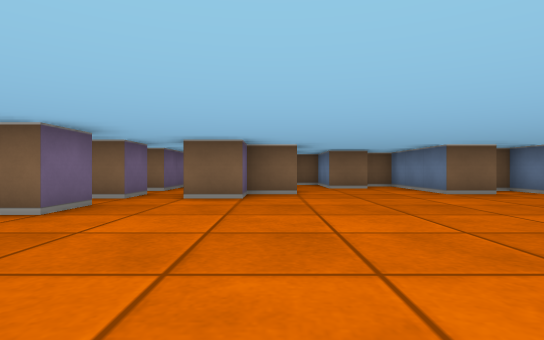
View 1 (above)

17 first-person views from a walk through a cub3D level. The camera is about half as high as the walls, looks level and sees 80° across. The floor is counted in squares. Each view is taken from the middle of a square. On the plan, view 1 faces up. The plan holds only what a view shows up to about 9 squares ahead; the rest is blank.

View 2
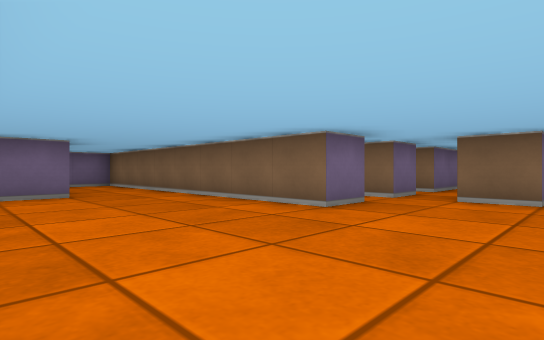

View 3
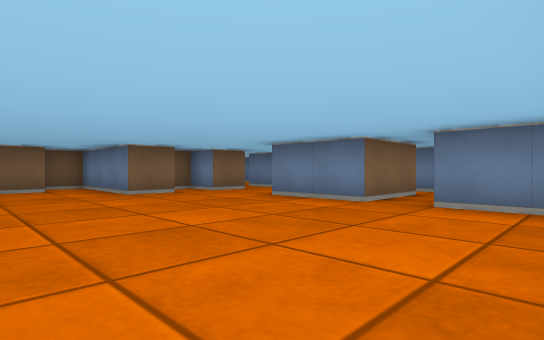

View 4
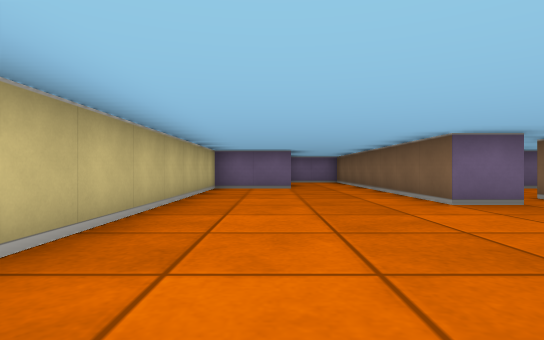

View 5
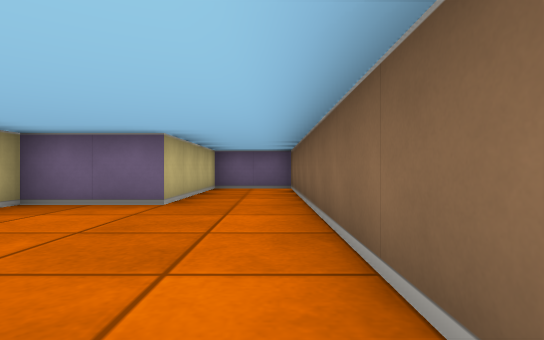

View 6
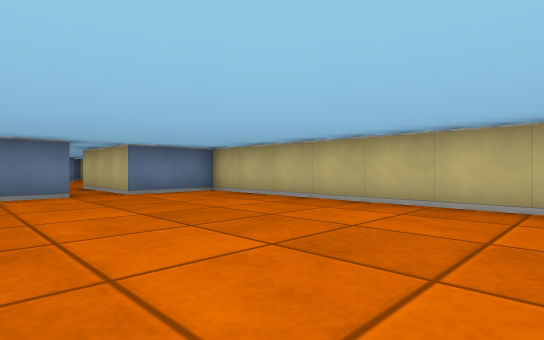

View 7
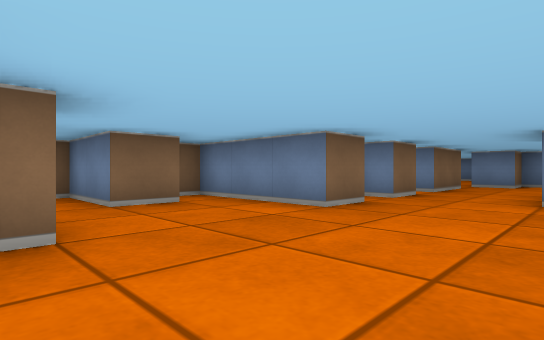

View 8
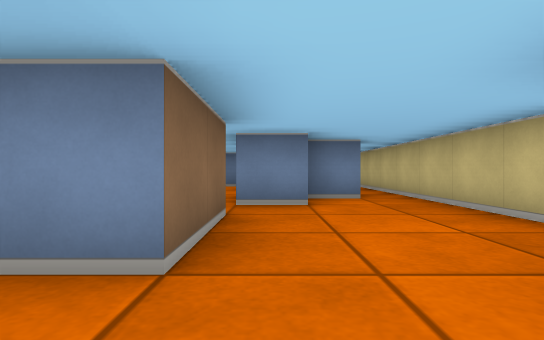

View 9
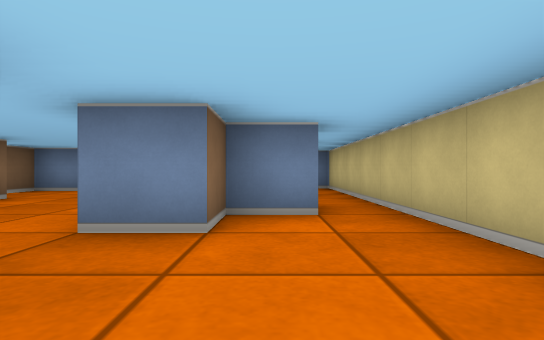

View 10
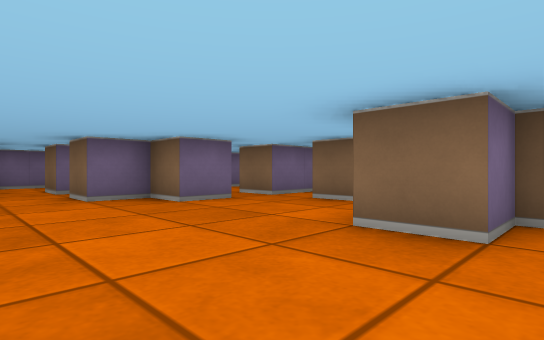

View 11
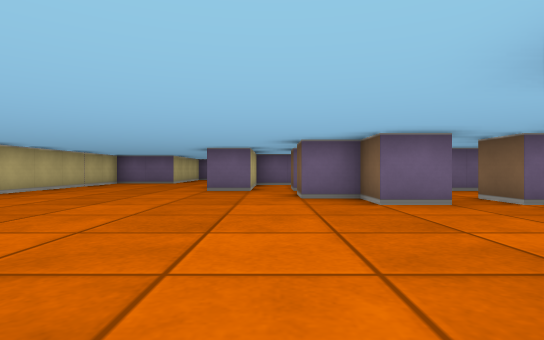

View 12
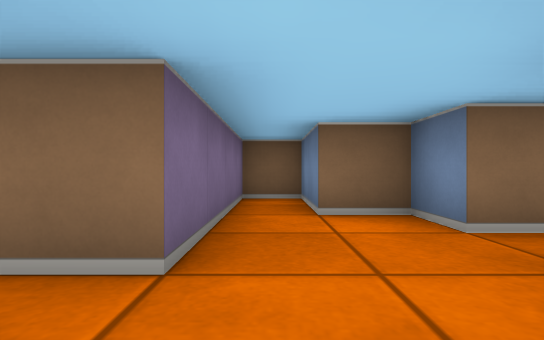

View 13
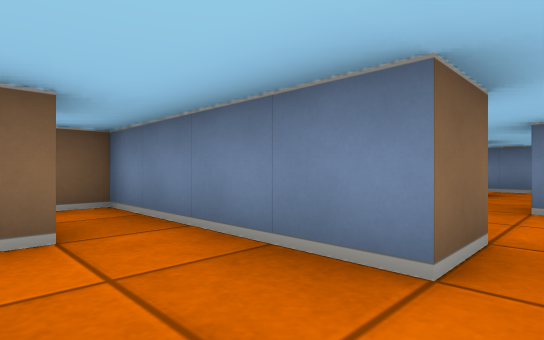

View 14
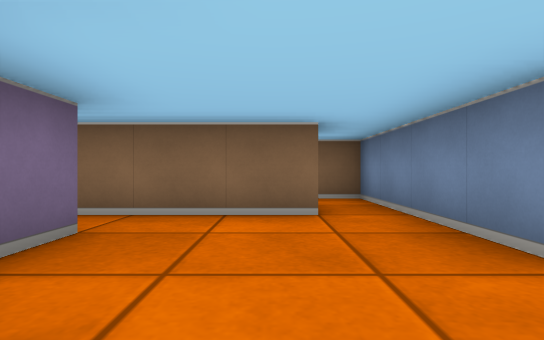

View 15
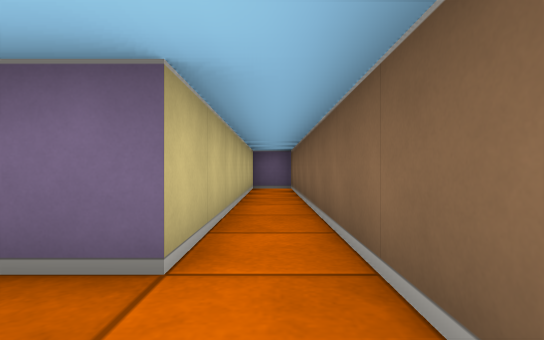

View 16
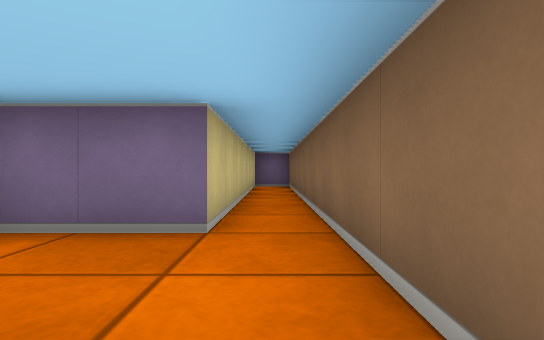

View 17
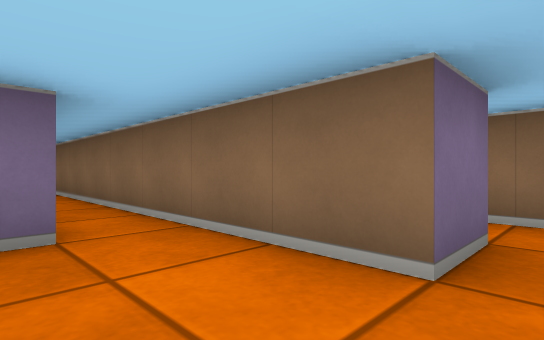

### Floor plan
Ten units are one square. View 1 is at (0, 0); x grows to the right and y downward. Boxes are objects, and circles mark ways between rooms. Rooms are numbered by the first view taken in them; rooms with no view inside come last. Other rooms are left out.
<svg viewBox="-140 -120 310 130">
<path fill="none" stroke="#000" d="M-25 -46 -25 -35 -105 -35 -105 -15 -65 -15 -65 5 55 5 55 -15M-36 -45 -28 -45M-25 -65 -25 -55 -35 -55M-25 -75 -35 -75 -35 -105M5 -75 5 -65 -5 -65 -5 -55 -15 -55M-55 -59 -55 -49M26 -85 15 -85 15 -105M5 -99 5 -85 -5 -85M55 -25 55 -45M-45 -105 -45 -95 -135 -95 -135 -85M65 -65 55 -65 55 -75 45 -75 45 -65 35 -65 35 -95 26 -95M-132 -85 -65 -85 -65 -69M95 -65 75 -65 75 -74M115 -44 115 -55 105 -55 105 -65M89 -35 165 -35 165 -39M-5 -85 -5 -95 -15 -95 -15 -115 -25 -115 -25 -75"/>
<circle cx="60" cy="-55" r="3" fill="#2a7"/>
<circle cx="-10" cy="-75" r="3" fill="#2a7"/>
<text x="-10" y="-40">1</text>
<text x="100" y="-50">2</text>
<text x="-20" y="-90">3</text>
</svg>
Room 1 opens to room 2. Room 1 opens to room 3.

Where each view was taken, in squares from view 1:
view 1: 0 up, 0 right, facing up
view 2: 0 up, 0 right, facing up-left
view 3: 0 up, 1 right, facing up-right
view 4: 1 up, 2 right, facing left
view 5: 3 up, 2 left, facing left
view 6: 4 up, 1 left, facing down-right
view 7: 4 up, 0 right, facing up-right
view 8: 6 up, 6 right, facing right
view 9: 5 up, 8 right, facing right
view 10: 4 up, 5 right, facing up-left
view 11: 5 up, 5 right, facing left
view 12: 6 up, 2 left, facing up
view 13: 7 up, 5 left, facing up-right
view 14: 6 up, 5 left, facing up
view 15: 9 up, 5 left, facing left
view 16: 9 up, 4 left, facing left
view 17: 8 up, 4 left, facing up-left
